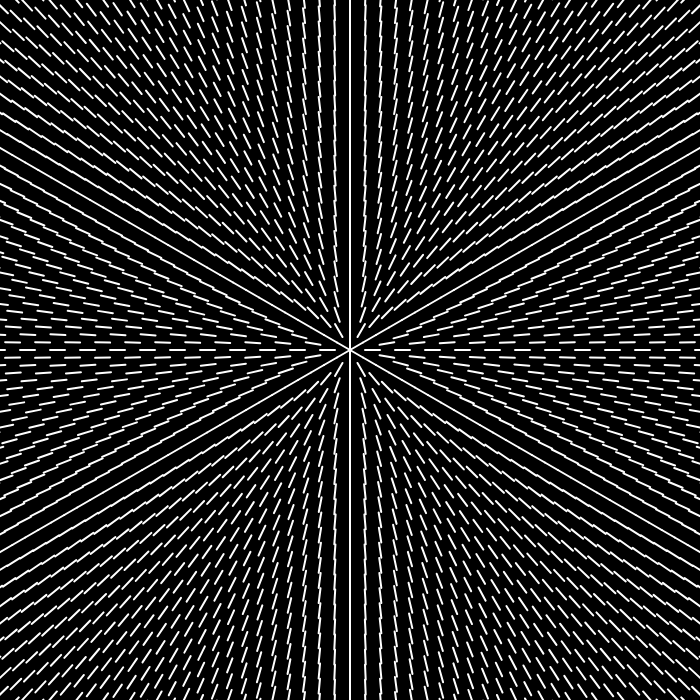
Frame 1 (no input)
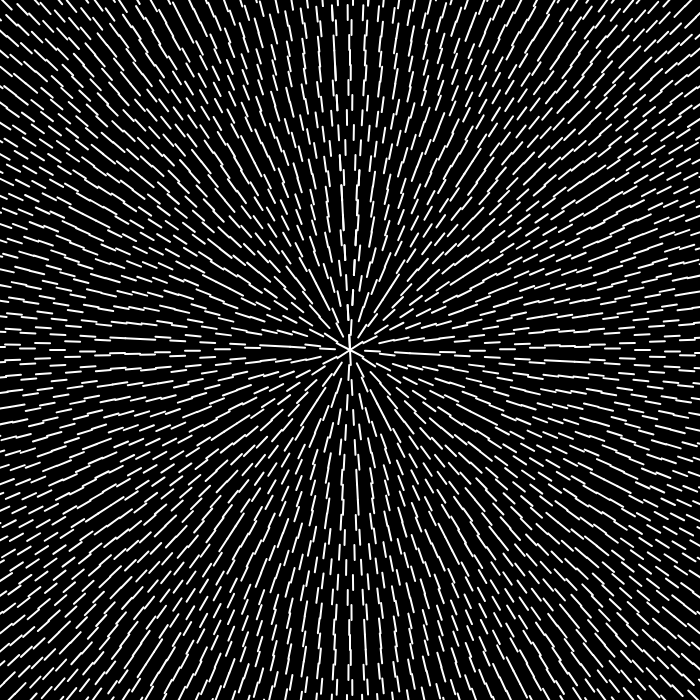
Frame 60 (no input)
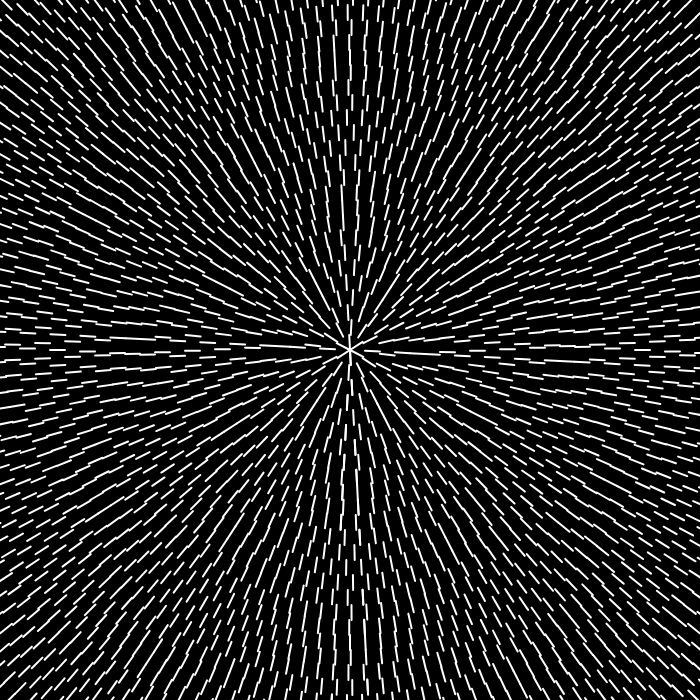
Frame 120 (the mouse pressed at the canvas centre since frame 60)

The p5.js sketch that drew these frames (run headless with seeded random() and noise() and a simulated clock; from frame 60 on, the mouse is pressed at the canvas centre):

// p5.js sketch
// ── sketch.js
// let numRings = 5;
let rings = [];
let LENGTH = 15;
let TOTAL_FRAMES = 500;
let counter = 0;
let numRings;
let checkbox;
let WINDOW = 700;
let totalFrames;

function setup() {
  createCanvas(WINDOW, WINDOW);
  numRings = windowWidth / LENGTH;
  for (let i = 0; i < numRings; i++) {
    rings.push(new Ring(i));
  }
  checkbox = createCheckbox("Colored", false);
  checkbox.position(10, WINDOW + 15);
  let dialog = createP('Frame scale: ');
  dialog.style('font-size', '13pt');
  dialog.position(15, WINDOW + 20);
  totalFrames = createSlider(120, 1000, 120, 10);
  totalFrames.position(110, WINDOW + 40);
}

function draw() {
  background(0);
  let percent = float(counter % totalFrames.value()) / totalFrames.value();
  let dir = 1;
  for (let i = 0; i < numRings; i++) {
    rings[i].show(percent, dir, checkbox.checked());
    dir = dir == 1 ? -1 : 1;
  }
  counter++;
}

class Ring {
  constructor(index) {
    this.numSegments = 6 * (index + 1);
    this.offset = index * LENGTH;
    this.color = this.randomColor();
  }
  show(percent, direction, colored) {
    push();
    strokeWeight(2);
    colored ? stroke(this.color) : stroke(255);
    translate(WINDOW / 2, WINDOW / 2);
    let angle = direction * map(percent, 0, 1, 0, TWO_PI);
    rotate(angle);
    for (let i = 0; i <= 2 * PI; i += (2 * PI) / this.numSegments) {
      let origin = createVector(this.offset * sin(i), this.offset * cos(i));
      let endPoint = createVector(
        (this.offset + LENGTH) * sin(i),
        (this.offset + LENGTH) * cos(i)
      );
      line(origin.x, origin.y, endPoint.x, endPoint.y);
    }
    pop();
  }
  randomColor() {
    let r = 255;
    let g = random(100, 200);
    let b = random(100, 200);
    let a = 200;
    return color(r, g, b, a);
  }
}
